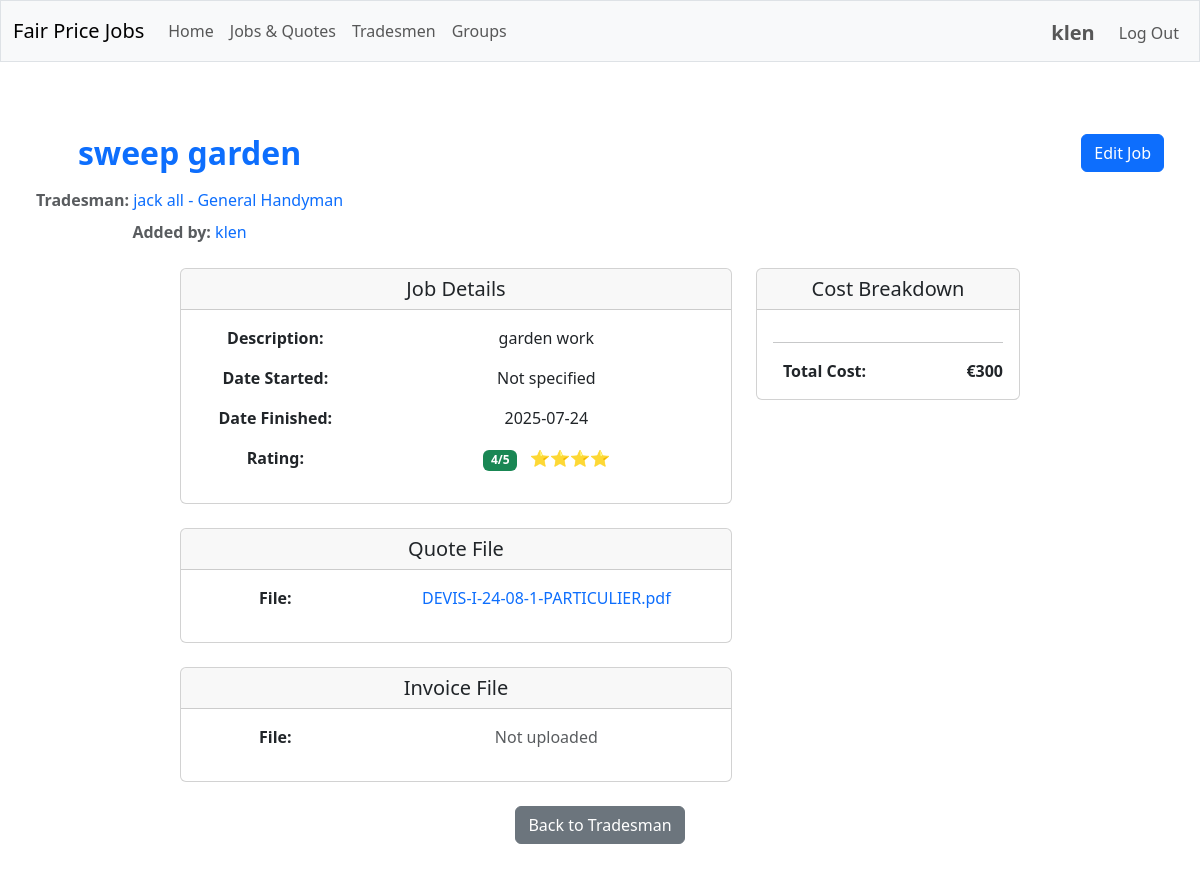
Screenshot of /view_job/2 (signed in) with the database file from the repository.
### tables this page shows
CREATE TABLE users (
    id INTEGER PRIMARY KEY AUTOINCREMENT,
    username TEXT NOT NULL UNIQUE,
    firstname TEXT NOT NULL,
    lastname TEXT NOT NULL,
    email TEXT NOT NULL UNIQUE,
    postcode TEXT NOT NULL,
    hash TEXT NOT NULL
);

CREATE TABLE jobs (
    id INTEGER PRIMARY KEY AUTOINCREMENT,
    user_id INTEGER NOT NULL,
    tradesman_id INTEGER NOT NULL,
    type TEXT NOT NULL CHECK (type IN ('job', 'quote')) DEFAULT 'job',
    date_started TEXT,
    date_finished TEXT,
    date_requested TEXT,
    date_received TEXT,
    title TEXT NOT NULL,
    description TEXT NOT NULL,
    call_out_fee INTEGER NULL,
    materials_fee INTEGER NULL,
    hourly_rate INTEGER NULL,
    hours_worked REAL NULL,
    hours_estimated REAL NULL,
    daily_rate INTEGER NULL,
    days_worked REAL NULL,
    days_estimated REAL NULL,
    total_cost INTEGER NULL CHECK (total_cost IS NULL OR total_cost >= 0),
    total_quote INTEGER NULL CHECK (total_quote IS NULL OR total_quote >= 0),
    rating INTEGER NULL CHECK (rating IS NULL OR (rating >= 1 AND rating <= 5)),
    status TEXT CHECK (status IN ('pending', 'accepted', 'declined')) DEFAULT 'pending',
    quote_file TEXT NULL,
    job_file TEXT NULL,
    FOREIGN KEY (tradesman_id) REFERENCES tradesmen (id) ON DELETE CASCADE
);

CREATE TABLE tradesmen (
    id INTEGER PRIMARY KEY AUTOINCREMENT,
    trade TEXT NOT NULL,
    first_name TEXT,
    family_name TEXT NOT NULL,
    company_name TEXT,
    address TEXT NOT NULL,
    postcode TEXT NOT NULL,
    phone_number TEXT NOT NULL,
    email TEXT
);

### app/routes/jobs.py (the view)
@jobs_bp.route('/view_job/<int:job_id>')
@login_required
def view_job(job_id: int) -> Union[str, Response]:
    job = job_service.get_job_by_id(job_id)
    if not job or job['type'] != 'job':
        flash("Job not found.", "error")
        return redirect(url_for("search.search_jobs_quotes"))
    return render_template("view_job.html", job=job)

### app/helpers.py (called while the page is built)
def login_required(f: Callable) -> Callable:
    @wraps(f)
    def decorated_function(*args: Any, **kwargs: Any) -> Union[Response, Any]:
        if session.get("user_id") is None:
            return redirect("/login")
        return f(*args, **kwargs)
    return decorated_function

### app/services/database.py (called while the page is built)
def get_db_service() -> DatabaseService:
    return db_service

    def get_connection(self):
        if self.database_path is None:
            raise ValueError("Database path is not configured")
        try:
            if not hasattr(g, '_database'):
                g._database = sqlite3.connect(self.database_path, isolation_level=None)
                g._database.row_factory = sqlite3.Row
                g._database.execute("PRAGMA foreign_keys = ON")
            return g._database
        except RuntimeError:
            if not hasattr(self, '_test_connection'):
                self._test_connection = sqlite3.connect(self.database_path, isolation_level=None)
                self._test_connection.row_factory = sqlite3.Row
                self._test_connection.execute("PRAGMA foreign_keys = ON")
            return self._test_connection

    def close_connection(self):
        try:
            if hasattr(g, '_database'):
                g._database.close()
                delattr(g, '_database')
        except RuntimeError:
            if hasattr(self, '_test_connection'):
                self._test_connection.close()
                delattr(self, '_test_connection')

    @contextmanager
    def get_cursor(self):
        conn = self.get_connection()
        cursor = conn.cursor()
        try:
            yield cursor
        except Exception as e:
            logger.error(f"Database error: {e}")
            conn.rollback()
            raise
        finally:
            cursor.close()

    def execute_single_query(self, query: str, params: Tuple = ()) -> Optional[Dict[str, Any]]:
        with self.get_cursor() as cursor:
            cursor.execute(query, params)
            row = cursor.fetchone()
            if row:
                columns = [column[0] for column in cursor.description]
                return dict(zip(columns, row))
            return None

### main.py (called while the page is built)
def register_database_teardown(app: Flask):
    from app.services.database import get_db_service
    @app.teardown_appcontext
    def close_connection(exception):
        get_db_service().close_connection()

### templates/view_job.html (shortened to what this page needs)
{% extends "layout.html" %}
{% block main %}
<div class="container-fluid p-4">
    <div class="row mb-4">
        <div class="col">
            <div class="d-flex justify-content-between align-items-start">
                <div>
                    <h2 class="text-primary fw-bold mb-3">{{ job.title }}</h2>
                    <p class="text-muted mb-2">
                        <strong>Tradesman:</strong>
                        <a href="{{ url_for('tradesmen.view_tradesman', tradesman_id=job.tradesman_id) }}" class="text-decoration-none">
                            {{ job.tradesman_name }} - {{ job.trade }}
                        </a>
                    </p>
                    <p class="text-muted mb-0">
                        <strong>Added by:</strong>
                        <a href="{{ url_for('profile.user_profile', user_id=job.added_by_user_id) }}" class="text-decoration-none">
                            {{ job.added_by_username }}
                        </a>
                    </p>
                </div>
                {% if job.user_id == session.user_id %}
                <div>
                    <a href="{{ url_for('jobs.edit_job', job_id=job.id) }}" class="btn btn-primary">
                         Edit Job
                    </a>
                </div>
                {% endif %}
            </div>
        </div>
    </div>
    <div class="row justify-content-center">
        <div class="col-md-6">
            <div class="card mb-4">
                <div class="card-header">
                    <h5 class="mb-0">Job Details</h5>
                </div>
                <div class="card-body">
                    <div class="row mb-3">
                        <div class="col-sm-4"><strong>Description:</strong></div>
                        <div class="col-sm-8">{{ job.description }}</div>
                    </div>
                    <div class="row mb-3">
                        <div class="col-sm-4"><strong>Date Started:</strong></div>
                        <div class="col-sm-8">{{ job.date_started if job.date_started else 'Not specified' }}</div>
                    </div>
                    <div class="row mb-3">
                        <div class="col-sm-4"><strong>Date Finished:</strong></div>
                        <div class="col-sm-8">{{ job.date_finished if job.date_finished else 'Not specified' }}</div>
                    </div>
                    <div class="row mb-3">
                        <div class="col-sm-4"><strong>Rating:</strong></div>
                        <div class="col-sm-8">
                            {% if job.rating %}
                                <span class="badge bg-{% if job.rating >= 4 %}success{% elif job.rating >= 3 %}warning{% else %}danger{% endif %}">
                                    {{ job.rating }}/5
                                </span>
                                <span class="ms-2">{{ "⭐" * job.rating }}</span>
                            {% else %}
                                <span class="badge bg-secondary">No Rating</span>
                            {% endif %}
                        </div>
                    </div>
                </div>
            </div>
            {% if job.quote_file %}
            <div class="card mb-4">
                <div class="card-header">
                    <h5 class="mb-0">Quote File</h5>
                </div>
                <div class="card-body">
                    <div class="row mb-3">
                        <div class="col-sm-4"><strong>File:</strong></div>
                        <div class="col-sm-8">
                            {% set filename_parts = job.quote_file.split('_', 1) %}
                            {% set original_filename = filename_parts[1] if filename_parts|length > 1 else job.quote_file %}
                            <a href="{{ url_for('main.uploaded_file', filename=job.quote_file) }}" target="_blank" class="text-decoration-none">
                                 {{ original_filename }}
                            </a>
                        </div>
                    </div>
                </div>
            </div>
            {% endif %}
            <div class="card mb-4">
                <div class="card-header">
                    <h5 class="mb-0">Invoice File</h5>
                </div>
                <div class="card-body">
                    <div class="row mb-3">
                        <div class="col-sm-4"><strong>File:</strong></div>
                        <div class="col-sm-8">
                            {% if job.job_file %}
                                {% set filename_parts = job.job_file.split('_', 1) %}
                                {% set original_filename = filename_parts[1] if filename_parts|length > 1 else job.job_file %}
                                <a href="{{ url_for('main.uploaded_file', filename=job.job_file) }}" target="_blank" class="text-decoration-none">
                                    <i class="fas fa-file"></i> {{ original_filename }}
                                </a>
                            {% else %}
                                <span class="text-muted">Not uploaded</span>
                            {% endif %}
                        </div>
                    </div>
                </div>
            </div>
        </div>
        <div class="col-md-3">
            <div class="card mb-4">
                <div class="card-header">
                    <h5 class="mb-0">Cost Breakdown</h5>
                </div>
                <div class="card-body">
                    <hr>
                    <div class="row mb-0">
                        <div class="col-6"><strong>Total Cost:</strong></div>
                        <div class="col-6 text-end"><strong>€{{ job.total_cost }}</strong></div>
                    </div>
                </div>
            </div>
        </div>
    </div>
    <div class="row">
        <div class="col">
            <a href="{{ url_for('tradesmen.view_tradesman', tradesman_id=job.tradesman_id) }}" class="btn btn-secondary">
                Back to Tradesman
            </a>
        </div>
    </div>
</div>
{% endblock %}

### templates/layout.html (shortened to what this page needs)
<!DOCTYPE html>
<html lang="en">
    <head>
        <link href="https://cdn.jsdelivr.net/npm/bootstrap@5.3.0/dist/css/bootstrap.min.css" rel="stylesheet">
        <link rel="stylesheet" href="{{ url_for('static', filename='css/custom.css') }}">
    </head>
    <body>
        <nav class="navbar navbar-expand-md navbar-light bg-light border">
            <div class="container-fluid">
                <a class="navbar-brand mb-0 align-items-center" href="/">Fair Price Jobs</a>
                <div class="collapse navbar-collapse" id="navbarNav">
                    {% if session.user_id %}
                        <ul class="navbar-nav me-auto mb-2 mb-lg-0">
                            <li class="nav-item">
                                <a class="nav-link" href="{{ url_for('main.index') }}">Home</a>
                            </li>
                            <li class="nav-item">
                                <a class="nav-link" href="{{ url_for('search.search_jobs_quotes') }}">Jobs & Quotes</a>
                            </li>
                            <li class="nav-item">
                                <a class="nav-link" href="{{ url_for('search.search_tradesmen') }}">Tradesmen</a>
                            </li>
                            <li class="nav-item">
                                <a class="nav-link" href="{{ url_for('groups.search_groups') }}">Groups</a>
                            </li>
                        </ul>
                        <ul class="navbar-nav ms-auto mt-1 align-items-center">
                            <li class="nav-item me-3">
                                <a class="nav-link fs-5 fw-bold p-0" href="{{ url_for('profile.user_profile', user_id=session.user_id) }}">{{ session.username }}</a>
                            </li>
                            <li class="nav-item">
                                <a class="nav-link" href="/logout">Log Out</a>
                            </li>
                        </ul>
                    {% endif %}
                </div>
            </div>
        </nav>
        <main class="container-fluid py-5 text-center">
            {% block main %}{% endblock %}
        </main>
    </body>
</html>

### rows the page displays
users: username "klen", added_by_username "klen"
jobs: title "sweep garden", description "garden work", date_finished "2025-07-24", rating "4", rating "⭐⭐⭐⭐", total_cost "300"
tradesmen: trade "General Handyman"

### other values shown
{{ job.tradesman_name }} "jack all"
{{ job.date_started if job.date_started else 'Not specified' }} "Not specified"
{{ original_filename }} "DEVIS-I-24-08-1-PARTICULIER.pdf"
